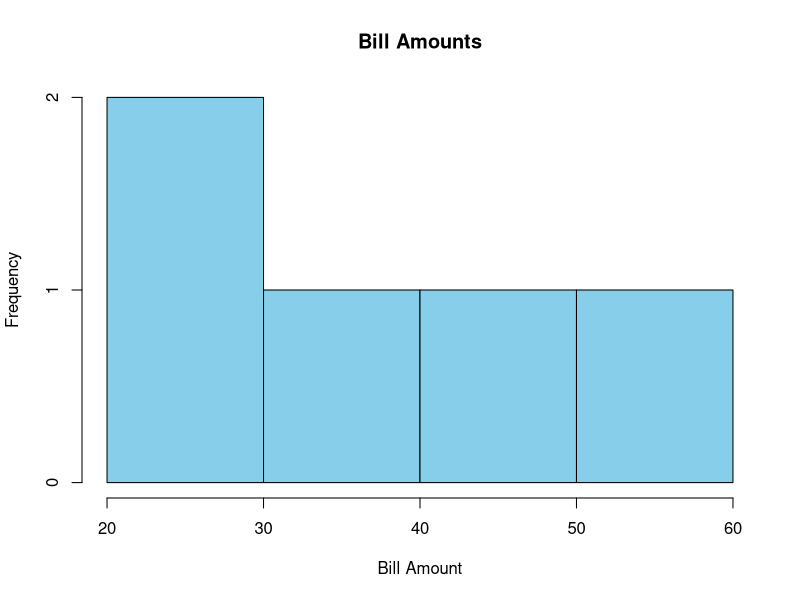
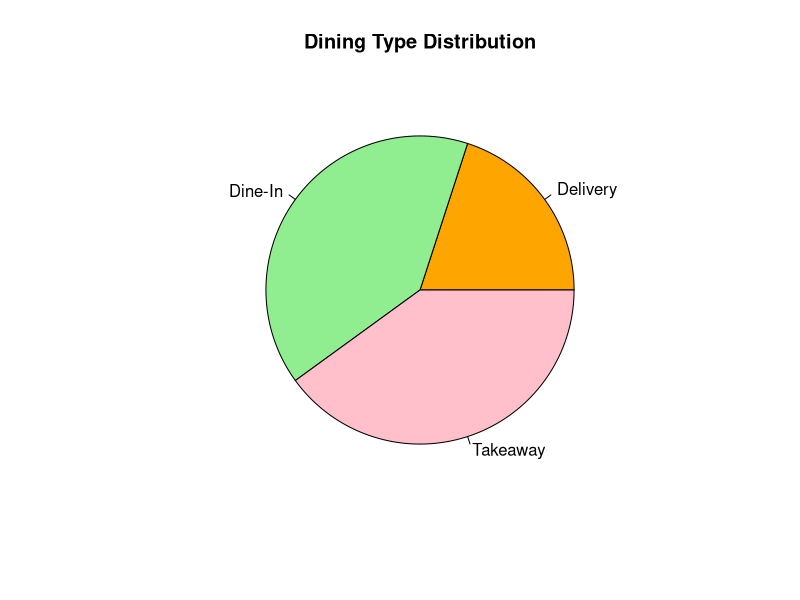
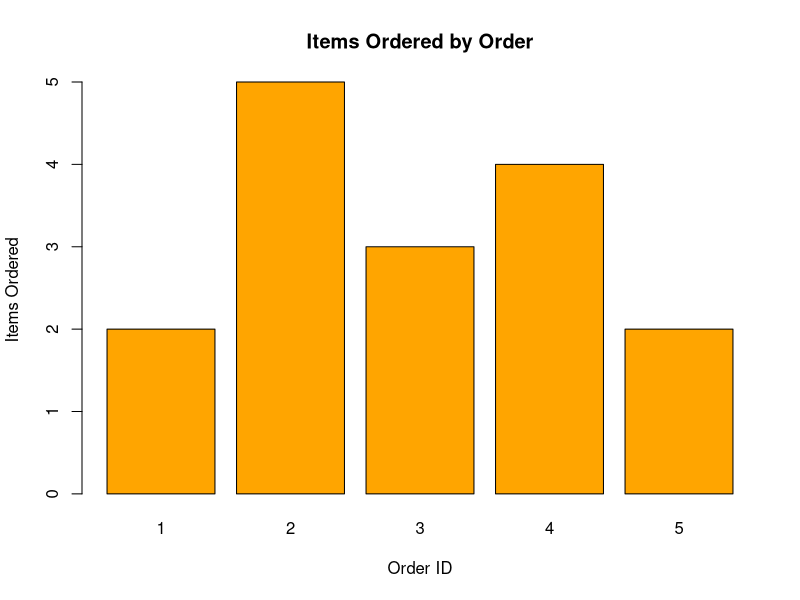
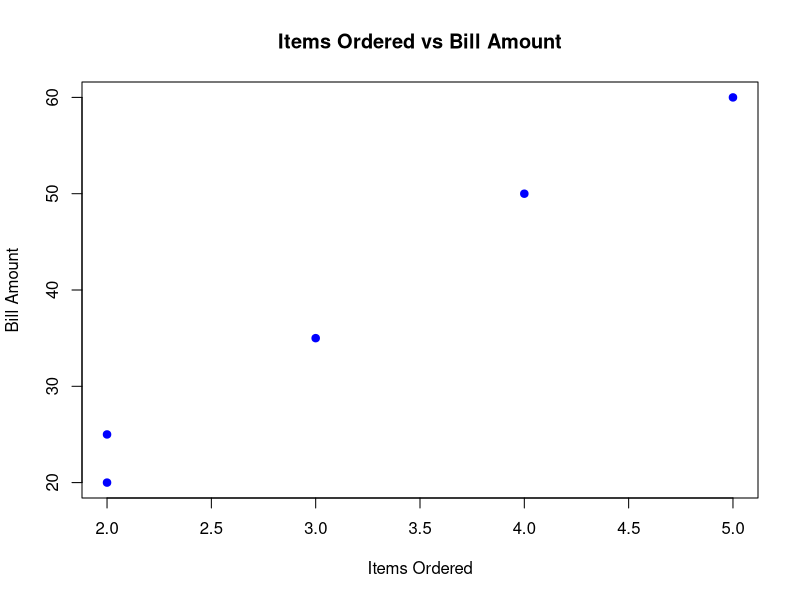

Source code (R) for these figures, in order:
# SET 26 - Restaurant Orders

data <- data.frame(
  Order.ID = c(1,2,3,4,5),
  Items.Ordered = c(2,5,3,4,2),
  Bill.Amount = c(25,60,35,50,20),
  Dining.Type = c("Dine-In","Takeaway","Dine-In","Delivery","Takeaway")
)

# 25. Histogram of bill amounts
hist(data$Bill.Amount,
     main="Bill Amounts",
     xlab="Bill Amount",
     col="skyblue",
     border="black")

# 26. Pie chart of dining types
pie(table(data$Dining.Type),
    main="Dining Type Distribution",
    col=c("orange","lightgreen","pink"))

# 27. Bar chart of items ordered by order
barplot(data$Items.Ordered,
        names.arg=data$Order.ID,
        main="Items Ordered by Order",
        xlab="Order ID",
        ylab="Items Ordered",
        col="orange")

# 28. Scatter plot of items ordered vs bill amount
plot(data$Items.Ordered, data$Bill.Amount,
     main="Items Ordered vs Bill Amount",
     xlab="Items Ordered",
     ylab="Bill Amount",
     pch=19,
     col="blue")
